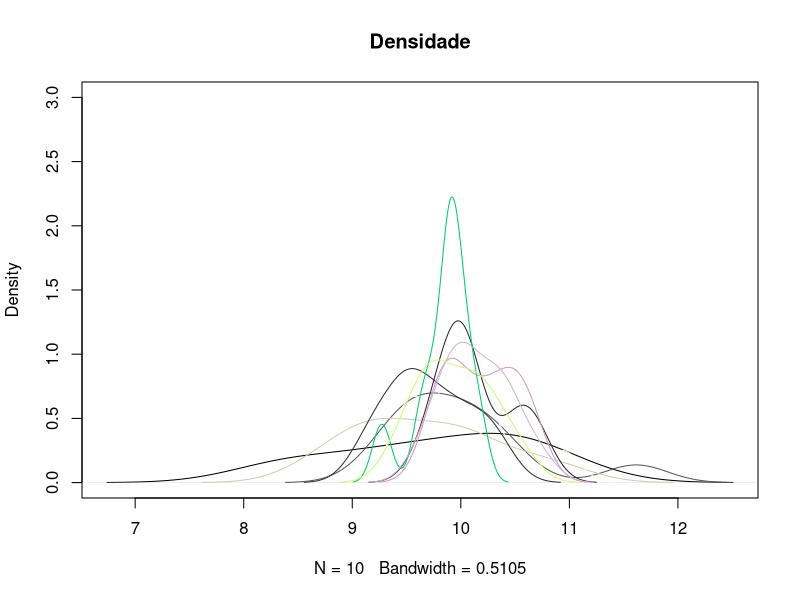

This figure's R source:
dist.amostral <- function(n = c(10,5), B = 10, media = 0, dp = 1, plot = TRUE, seed = 0){
  set.seed(seed)
  if(length(n) == 1){
    res <- rep(0,B)
    for(i in 1:B){
      amostras[[i]] <- rnorm(n, mean = media, sd = dp)
      res[i] <- mean(amostras[[i]])
    }
    if(plot){
      plot(density(res), col = 'black',
           main = 'Densidade',
           ylim = c(0,3))
    }
  } else {
    res <- matrix(0, nrow = length(n), ncol = B)
    for(i in 1:nrow(res)){
      for(j in 1:B){
        amostra <- rnorm(i, mean = media, sd = dp)
        res[i,j] <- mean(amostra)
      }
    }
    if(plot){
      plot(density(res[1,]), col = 'black',
           main = 'Densidade',
           ylim = c(0,3))
      for(i in 2:nrow(res)){
        lines(density(res[i,]), col = sample(colours(),1))
      }
    }
  }
}

dist.amostral(n = c(1:10),seed = 50, media = 10)
